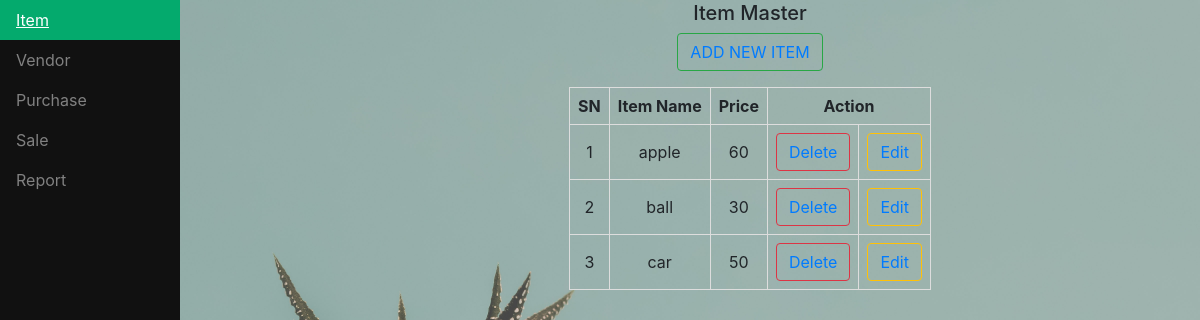
Page /item1.php on the committed database.
### tables this page shows
CREATE TABLE `item` (
  `id` bigint(20) NOT NULL,
  `item` varchar(50) NOT NULL,
  `amt` float NOT NULL,
  `qun` bigint(20) NOT NULL,
  `status` int(11) NOT NULL DEFAULT 1
);

### item1.php (the view, shortened to what this page needs)
<head>
<ul>
  <?php
  echo"
  <li><a class='active' href='http://localhost/inv1/item1.php'>Item</a></li>
  <li><a href='http://localhost/inv1/client1.php'>Vendor</a></li>
  <li><a href='http://localhost/inv1/pur1.php'>Purchase</a></li>
  <li><a href='http://localhost/inv1/sale1.php'>Sale</a></li>
  <li><a href='http://localhost/inv1/repo1.php'>Report</a></li>
  ";
  ?>
</ul>
<link rel="stylesheet" href="https://cdn.jsdelivr.net/npm/bootstrap@4.0.0/dist/css/bootstrap.min.css">
</head>
<center>
<div style="margin-left:25%;padding:1px 16px;height:1000px;">
<h5>Item Master</h5>
<form method="POST">
    <?php echo"<button type='submit' class='btn btn-outline-success' name='ok'><a href='http://localhost/inv1/item.php?n=3'>ADD NEW ITEM</a></button>";?>
</form>
<table id="customers">
    <tr>
        <th>SN</th>
        <th>Item Name</th>
        <th>Price</th>
        <th colspan="2">Action</th>
    </tr>
    <?php
    $con=mysqli_connect("localhost","root","","bd");
    $sql="SELECT * FROM item ORDER BY id DESC";
    $result=$con->query($sql);
    $no=1;$x=1;$y=2;
    while($row=$result->fetch_assoc())
    {
      echo"
      <tr>
        <td>".$no."</td>
        <td>".$row["item"]."</td>
        <td>".$row["amt"]."</td>
        <td> <button style='width:100%' class='btn btn-outline-danger'><a href='http://localhost/inv1/item.php?id=$row[id]&n=$x'>Delete</a></button></td>
        <td> <button style='width:100%' class='btn btn-outline-warning'><a href='http://localhost/inv1/item.php?item=$row[item]&price=$row[amt]&id=$row[id]&n=$y'>Edit</a></button></td>
      </tr>
      ";
      $no++;
    }
    ?>
</table>
</div>
</center>

### item1.php (style rules this page uses)
table { border: 1px solid; }
#customers td, #customers th { border: 1px solid #ddd; padding: 8px; text-align: center; }
ul { list-style-type: none; margin: 0; padding: 0; width: 15%; background-color: #111; position: fixed; height: 100%; overflow: auto; }
li a { display: block; color: #818181; padding: 8px 16px; text-decoration: none; }
li a.active { background-color: #04AA6D; color: white; }

### rows in the picture
item: item "apple", amt "60"
item: item "ball", amt "30"
item: item "car", amt "50"
